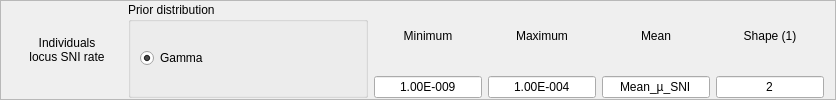
       <widget class="QFrame" name="frame_8">
        <property name="maximumSize">
         <size>
          <width>16777215</width>
          <height>100</height>
         </size>
        </property>
        <property name="frameShape">
         <enum>QFrame::StyledPanel</enum>
        </property>
        <property name="frameShadow">
         <enum>QFrame::Raised</enum>
        </property>
        <layout class="QHBoxLayout" name="horizontalLayout_12">
         <property name="topMargin">
          <number>1</number>
         </property>
         <property name="bottomMargin">
          <number>1</number>
         </property>
         <item>
          <widget class="QLabel" name="ilsrLabel">
           <property name="minimumSize">
            <size>
             <width>110</width>
             <height>0</height>
            </size>
           </property>
           <property name="maximumSize">
            <size>
             <width>110</width>
             <height>16777215</height>
            </size>
           </property>
           <property name="text">
            <string>Individuals
locus SNI rate</string>
           </property>
           <property name="alignment">
            <set>Qt::AlignCenter</set>
           </property>
          </widget>
         </item>
         <item>
          <widget class="QGroupBox" name="groupBox_6">
           <property name="minimumSize">
            <size>
             <width>240</width>
             <height>0</height>
            </size>
           </property>
           <property name="maximumSize">
            <size>
             <width>240</width>
             <height>16777215</height>
            </size>
           </property>
           <property name="title">
            <string>Prior distribution</string>
           </property>
           <layout class="QHBoxLayout" name="horizontalLayout_13">
            <item>
             <widget class="QRadioButton" name="radioButton_18">
              <property name="text">
               <string>Gamma</string>
              </property>
              <property name="checked">
               <bool>true</bool>
              </property>
             </widget>
            </item>
           </layout>
          </widget>
         </item>
         <item>
          <layout class="QVBoxLayout" name="verticalLayout_22">
           <item>
            <widget class="QLabel" name="label_29">
             <property name="maximumSize">
              <size>
               <width>16777215</width>
               <height>16777215</height>
              </size>
             </property>
             <property name="text">
              <string>Minimum</string>
             </property>
             <property name="alignment">
              <set>Qt::AlignCenter</set>
             </property>
            </widget>
           </item>
           <item>
            <widget class="QLineEdit" name="ilsrMinEdit">
             <property name="maximumSize">
              <size>
               <width>16777215</width>
               <height>16777215</height>
              </size>
             </property>
             <property name="text">
              <string>1.00E-009</string>
             </property>
             <property name="alignment">
              <set>Qt::AlignCenter</set>
             </property>
            </widget>
           </item>
          </layout>
         </item>
         <item>
          <layout class="QVBoxLayout" name="verticalLayout_23">
           <item>
            <widget class="QLabel" name="label_30">
             <property name="maximumSize">
              <size>
               <width>16777215</width>
               <height>16777215</height>
              </size>
             </property>
             <property name="text">
              <string>Maximum</string>
             </property>
             <property name="alignment">
              <set>Qt::AlignCenter</set>
             </property>
            </widget>
           </item>
           <item>
            <widget class="QLineEdit" name="ilsrMaxEdit">
             <property name="maximumSize">
              <size>
               <width>16777215</width>
               <height>16777215</height>
              </size>
             </property>
             <property name="text">
              <string>1.00E-004</string>
             </property>
             <property name="alignment">
              <set>Qt::AlignCenter</set>
             </property>
            </widget>
           </item>
          </layout>
         </item>
         <item>
          <layout class="QVBoxLayout" name="verticalLayout_24">
           <item>
            <widget class="QLabel" name="label_31">
             <property name="maximumSize">
              <size>
               <width>16777215</width>
               <height>16777215</height>
              </size>
             </property>
             <property name="text">
              <string>Mean</string>
             </property>
             <property name="alignment">
              <set>Qt::AlignCenter</set>
             </property>
            </widget>
           </item>
           <item>
            <widget class="QLineEdit" name="ilsrMeanEdit">
             <property name="maximumSize">
              <size>
               <width>16777215</width>
               <height>16777215</height>
              </size>
             </property>
             <property name="text">
              <string>Mean_µ_SNI</string>
             </property>
             <property name="alignment">
              <set>Qt::AlignCenter</set>
             </property>
            </widget>
           </item>
          </layout>
         </item>
         <item>
          <layout class="QVBoxLayout" name="verticalLayout_25">
           <item>
            <widget class="QLabel" name="label_32">
             <property name="maximumSize">
              <size>
               <width>16777215</width>
               <height>16777215</height>
              </size>
             </property>
             <property name="text">
              <string>Shape (1)</string>
             </property>
             <property name="alignment">
              <set>Qt::AlignCenter</set>
             </property>
            </widget>
           </item>
           <item>
            <widget class="QLineEdit" name="ilsrShapeEdit">
             <property name="maximumSize">
              <size>
               <width>16777215</width>
               <height>16777215</height>
              </size>
             </property>
             <property name="text">
              <string>2</string>
             </property>
             <property name="alignment">
              <set>Qt::AlignCenter</set>
             </property>
            </widget>
           </item>
          </layout>
         </item>
        </layout>
       </widget>
